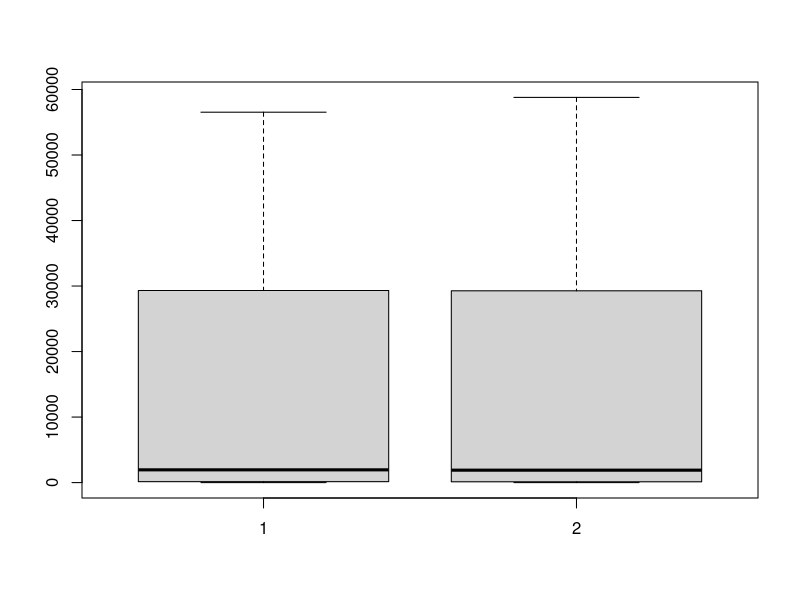
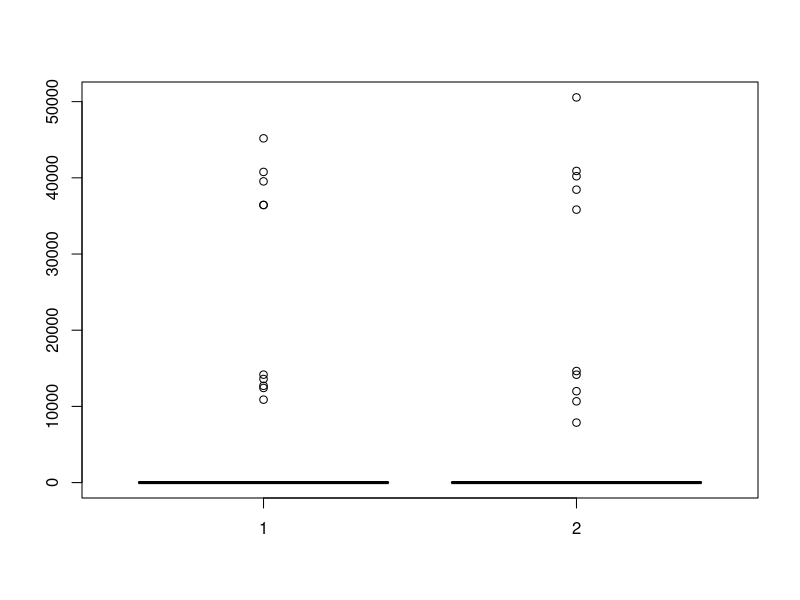
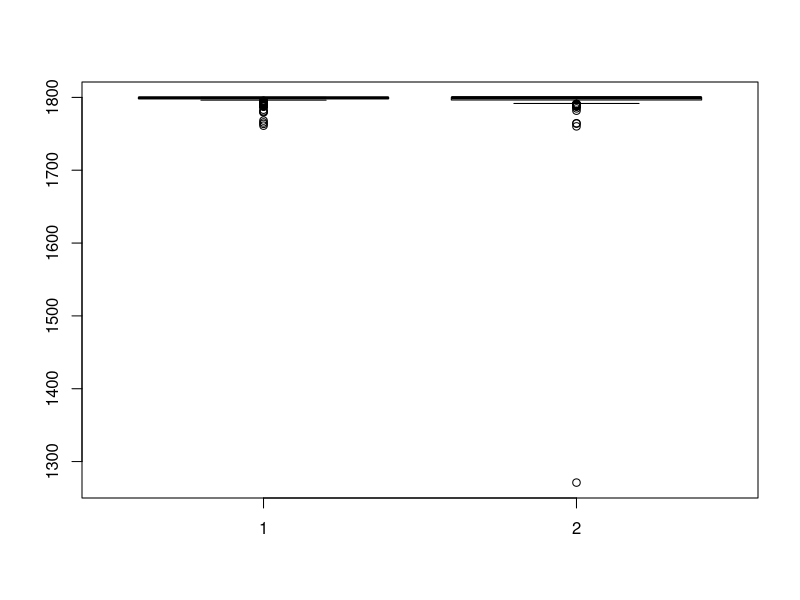

Recreate these plots in R, in order.
library(xtable)

#==========================================================
#Script to create results
#----------------------------------------------------------

print('==========================================================================')
print('Descriptive Analysis')
print('==========================================================================')

#Leitura de dados
result0 = read.csv("result0.csv", header = FALSE, sep = "\t")
result1 = read.csv("result1.csv", header = FALSE, sep = "\t")
result2 = read.csv("result2.csv", header = FALSE, sep = "\t")
result3 = read.csv("result3.csv", header = FALSE, sep = "\t")

#Escolhendo nomes das colunas
colnames(result0) = c("Instance", "Status", "UB", "LB", "Time")
colnames(result1) = c("Instance", "Status", "UB", "LB", "Time")
colnames(result2) = c("Instance", "Status", "UB", "LB", "Time")
colnames(result3) = c("Instance", "Status", "UB", "LB", "Time")

#Removing names of instances
result0$Instance = NULL
result1$Instance = NULL
result2$Instance = NULL
result3$Instance = NULL

#Printing descriptive tables
summary(result0)
summary(result1)
summary(result2)
summary(result3)

print(xtable(summary(result0)))

boxplot(result0$UB, result3$UB)
boxplot(result0$LB, result3$LB)
boxplot(result0$Time, result3$Time)

print('==========================================================================')
print(' t-test and its assumptions')
print('==========================================================================')

#Normality test
shapiro.test(result0$UB)
shapiro.test(result0$LB)
shapiro.test(result0$Time)

shapiro.test(result3$UB)
shapiro.test(result3$LB)
shapiro.test(result3$Time)

#verify the equality of variance
var.test(result0$UB, result3$UB, alternative = "two.sided")
var.test(result0$LB, result3$LB, alternative = "two.sided")
var.test(result0$Time, result3$Time, alternative = "two.sided") #without equality

#Wilcoxon test
wilcox.test(result0$UB, result3$UB, alternative =  "less", paired = TRUE, var.equal = TRUE, conf.level = 0.95)
wilcox.test(result0$LB, result3$LB, alternative =  "greater", paired = TRUE, var.equal = TRUE, conf.level = 0.95)
wilcox.test(result0$Time, result3$Time, alternative =  "two.sided", paired = TRUE, var.equal = FALSE, conf.level = 0.95)

#MDMWNPP comparison between MILP and Memetic Algorithm
res = read.csv("inst_a.csv", header = TRUE, sep = "\t")
summary(res)
wilcox.test(res$mak3, res$modk3, alternative =  "less", paired = TRUE, conf.level = 0.95)
wilcox.test(res$mak4, res$modk4, alternative =  "less", paired = TRUE, conf.level = 0.95)
